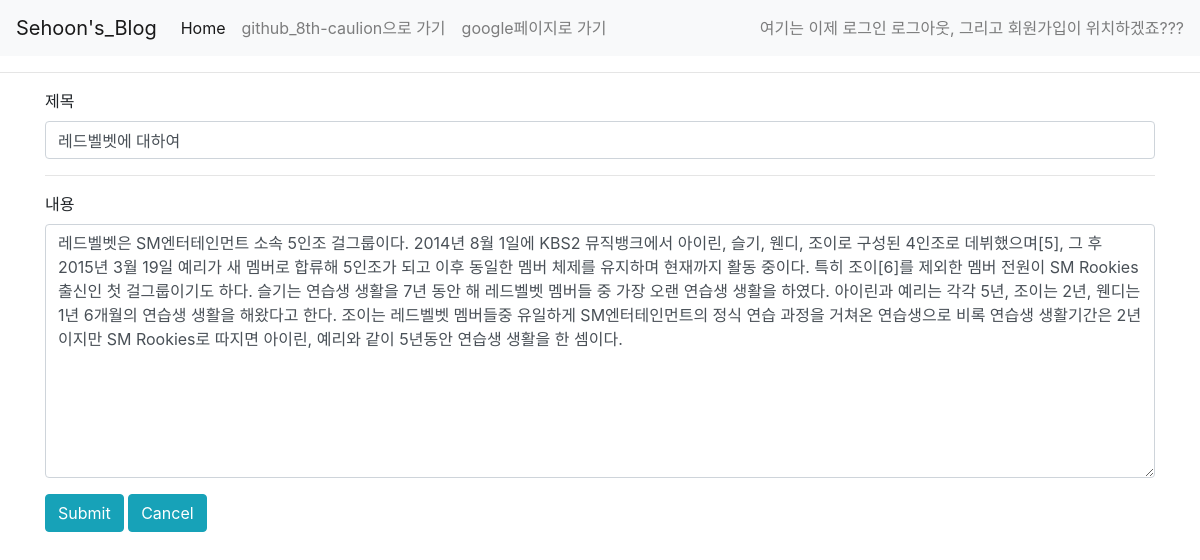
Screenshot of /blog/edit/5 with the database file from the repository.
### blogpost/models.py (models this page shows, shortened)
class Blog(models.Model):
    user_id = models.IntegerField()
    title = models.CharField(max_length = 200)
    pub_date = models.DateTimeField('date published')
    body = models.TextField()

### blogpost/views.py (the view)
# urls.py: path('blog/edit/<int:blog_id>', blogpost.views.edit, name = "edit"),
def edit(request, blog_id):
    blog = get_object_or_404(Blog, pk = blog_id)
    return render(request, 'edit.html', {'blog' : blog})

### blogpost/templates/edit.html (shortened to what this page needs)
{% extends "base.html" %}
{% block content %}
<form action = "{% url 'update' blog.id %}">
        <div class="form-group">
            <label for="exampleFormControlInput1">제목 </label>
            <input type="text" class="form-control" id="exampleFormControlInput1" name = "title" value = "{{blog.title}}">
        </div>
        <hr>
        <div class="form-group">
            <label for="exampleFormControlTextarea1">내용</label>
            <textarea class="form-control" id="exampleFormControlTextarea1" rows="10" name = "body">{{blog.body}}</textarea>
        </div>
        <input class="btn btn-info" type="submit" value="Submit">
        <a href="{% url 'home' %}" class="btn btn-info">Cancel</a>
    </form>
{% endblock %}

### rows the page displays
Blog: title "레드벨벳에 대하여", body "레드벨벳은 SM엔터테인먼트 소속 5인조 걸그룹이다. 2014년 8월 1일에 KBS2 뮤직뱅크에서 아이린, 슬기, 웬디, 조이로 구성된 4인조로 데뷔했으며[5], 그 후 2015년 3월 19일 예리가 새 멤버로 합류해 5인조가 되고 이후 동일한 멤버 체제를 유지하며 현재까지 활동 중이다. 특히 조이[6]를 제외한 멤버 전원이 SM Rookies 출신인 첫 걸그룹이기도 하다. 슬기는 연습생 생활을 7년 동안 해 레드벨벳 멤버들 중 가장 오랜 연습생 생활을 하였다. 아이린과 예리는 각각 5년, 조이는 2년, 웬디는 1년 6개월의 연습생 생활을 해왔다고 한다. 조이는 레드벨벳 멤버들중 유일하게 SM엔터테인먼트의 정식 연습 과정을 거쳐온 연습생으로 비록 연습생 생활기간은 2년이지만 SM Rookies로 따지면 아이린, 예리와 같이 5년동안 연습생 생활을 한 셈이다."
